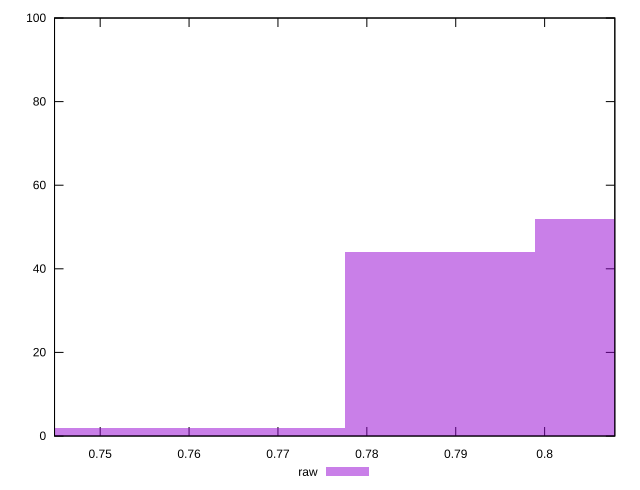

gnuplot code for this plot:
reset

$raw <<EOF
0.7456381818427635 2
0.7882460779480643 44
0.8095500260007147 52
0.766942129895414 2
EOF

set key outside below
set boxwidth 0.021303948052650387
set xrange [0.7448648046599253:0.8078976730143735]
set yrange [0:100]
set trange [0:100]
set style fill transparent solid 0.5 noborder
set terminal svg size 640, 490 enhanced background rgb 'white'
set output "report_00019_2021-02-10T18-14-37.922Z//meta/pScore/samples/pages+cached+noadtech+nomedia+nocss/raw/histogram.svg"

plot $raw title "raw" with boxes

reset
